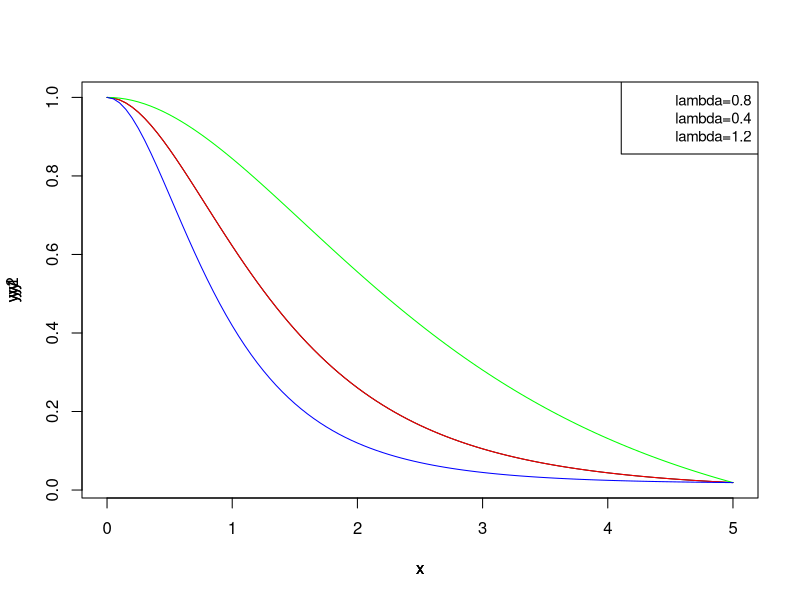

The R script that drew this image:

# The survival function of the system if all components failure times obey exponential distribution with parameter is 0.8.
yy<-function(t){
       p<-((exp(-0.8*t))^4+4*(1-(exp(-0.8*t)))*(exp(-0.8*t))^3+5*(1-(exp(-0.8*t)))^2*(exp(-0.8*t))^2+(1-(exp(-0.8*t)))^3*(exp(-0.8*t)))
      return(p)
}

# The survival function of the system if all components failure times obey exponential distribution with parameter is 0.4.

yy1<-function(t){
  p<-((exp(-0.4*t))^4+4*(1-(exp(-0.4*t)))*(exp(-0.4*t))^3+5*(1-(exp(-0.4*t)))^2*(exp(-0.4*t))^2+(1-(exp(-0.4*t)))^3*(exp(-0.4*t)))
  return(p)
}
 
# The survival function of the system if all components failure times obey exponential distribution with parameter is 1.2.

yy2<-function(t){
  p<-((exp(-1.2*t))^4+4*(1-(exp(-1.2*t)))*(exp(-1.2*t))^3+5*(1-(exp(-1.2*t)))^2*(exp(-1.2*t))^2+(1-(exp(-1.2*t)))^3*(exp(-1.2*t)))
  return(p)
}
plot(yy,0,5)
par(new=TRUE)
plot(yy,0,5,axes=F,type="l", col="red")
par(new=TRUE)
plot(yy1,0,5,axes=F,type="l", col="green")
par(new=TRUE)
plot(yy2,0,5,axes=F,type="l", col="blue")
legend("topright",c("lambda=0.8","lambda=0.4","lambda=1.2"),lty=c(1,1,1), lwd=c(0.02,0.02),col=c("red","green","blue"),cex = 0.9)
